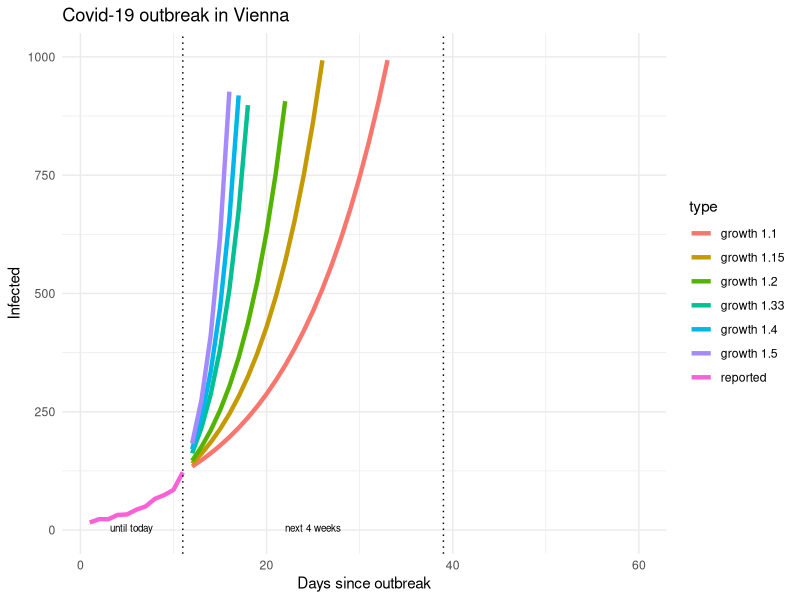

This chart was generated by the following R code:
# packages
library(tidyverse)

# reported infections
# source: APA OTS (https://www.ots.at)
data <- tribble(
  ~date,        ~infected,
  "2020-03-05", 16,
  "2020-03-06", 23,
  "2020-03-07", 23,
  "2020-03-08", 32,
  "2020-03-09", 33,
  "2020-03-10", 43,
  "2020-03-11", 50,
  "2020-03-12", 66,
  "2020-03-13", 74,
  "2020-03-14", 85,
  "2020-03-15", 122
)

# prepare data
data <- data %>% 
  mutate(type = "reported",
         day = row_number()) %>% 
  arrange(day) %>% 
  mutate(new_abs = infected - lag(infected),
         new_pct = new_abs / lag(infected) * 100)

# predict
predict_corona <- function(data, infection_rate, days)  {
  
  future <- seq(from = max(data$day) + 1, to = max(data$day)+days-1)
  infected_all <- NULL
  infected_act <- max(data$infected)
  infected_predict <- NULL
  for (i in seq_along(future))  {
    infected_act <- infected_act * infection_rate
    infected_all <- c(infected_all, infected_act)
  }
  
  data2 <- tibble(type = paste("growth", infection_rate),
                  day = future, 
                  infected = infected_all)
  data2
  
} # predict_corona

# predict for different growth
predict_days <- 50 #57

data_50 <- data %>% 
  predict_corona(infection_rate = 1.50, days = predict_days)

data_40 <- data %>% 
  predict_corona(infection_rate = 1.40, days = predict_days)

data_33 <- data %>% 
  predict_corona(infection_rate = 1.33, days = predict_days)

data_20 <- data %>% 
  predict_corona(infection_rate = 1.20, days = predict_days)

data_15 <- data %>% 
  predict_corona(infection_rate = 1.15, days = predict_days)

data_10 <- data %>% 
  predict_corona(infection_rate = 1.10, days = predict_days)

# combine dataset
data_plot <- data %>% 
  bind_rows(data_50, data_40, data_33, data_20, data_15, data_10)


# visualise data
# visualise
last_day <- length(data$infected)
data_plot %>% 
  mutate(infected_M = infected / 1000000) %>% 
  ggplot(aes(day, infected, color = type)) + 
  geom_line(size = 1.5) +
  geom_vline(xintercept = c(last_day, last_day + 28), 
             linetype = "dotted") +
  ylim(0,1000) +
  xlab("Days since outbreak") +
  ylab("Infected") + 
  ggtitle("Covid-19 outbreak in Vienna") +
  theme_minimal()+
  annotate("text", last_day/2, 5, 
           label = "until today", size = 2.5) +
  annotate("text", last_day+14, 5, 
           label = "next 4 weeks", size = 2.5)
